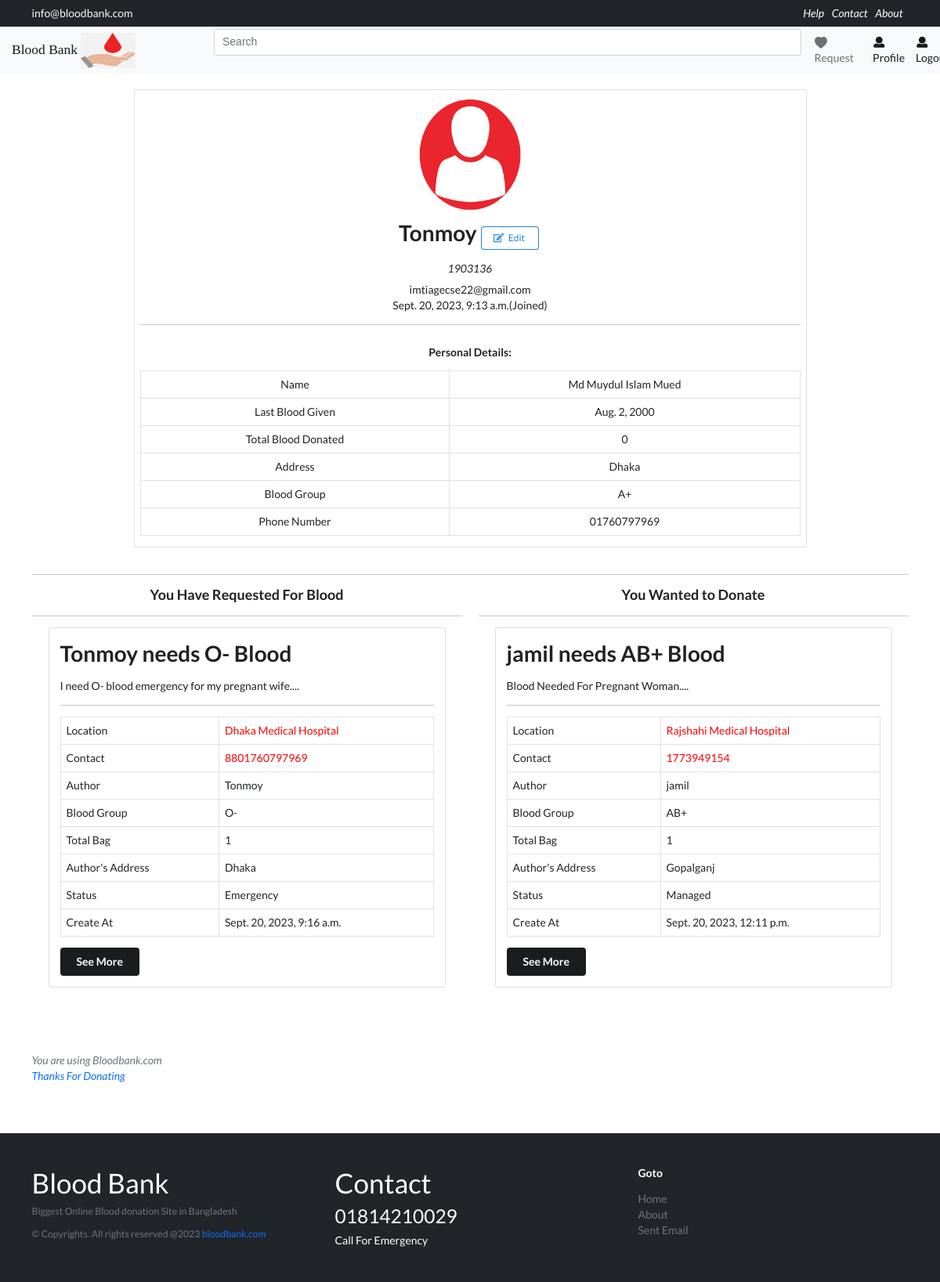
The page /profiles/my-profile/ (signed in) on the database its author committed.
### profiles/models.py (models this page shows, shortened)
class Aprofile(models.Model):
    name = models.CharField(max_length=200, blank=True)
    bio =  models.CharField(max_length=200, blank=True)
    user = models.OneToOneField(User, on_delete=models.CASCADE)
    avatar = models.ImageField(default='avatar.png', upload_to='avatars/')
    address = models.CharField(
        max_length=15, choices=districChoice, default="Dhaka")
    phoneNum = models.BigIntegerField(default=880)
    totalDonate = models.IntegerField(default=0)
    bloodGroup = models.CharField(max_length=3,default="A+", choices=bloodGroup)
    lastGiven = models.DateField(default='2000-08-02')
    updated = models.DateTimeField(auto_now=True)
    created = models.DateTimeField(auto_now_add=True)

### accounts/models.py (models this page shows, shortened)
class User(AbstractBaseUser, PermissionsMixin):
    username = models.CharField(max_length=255, unique=True, db_index=True)
    email = models.EmailField(max_length=255, unique=True, db_index=True)
    is_verified = models.BooleanField(default=False)
    is_active = models.BooleanField(default=True)
    is_staff = models.BooleanField(default=False)
    created_at = models.DateTimeField(auto_now_add=True)
    updated_at = models.DateTimeField(auto_now=True)
    USERNAME_FIELD = 'email'
    REQUIRED_FIELDS = ['username', ]
    objects = UserManager()

### newsfeed/models.py (models this page shows, shortened)
class Arequest(models.Model):
    title = models.CharField(max_length=200,editable=False)
    description = models.TextField()
    author = models.ForeignKey(Aprofile, on_delete=models.CASCADE)
    reqForDonate = models.ManyToManyField(
        Aprofile, default=None, related_name='requestForDonate', blank=True)
    bloodGroup = models.CharField(
        max_length=3, default="A+", choices=bloodGroup)
    location = models.CharField(max_length=100,default="Dhaka Medical Hospital")
    bag = models.IntegerField(default=1)
    type = models.CharField(
        max_length=10, choices=statusType, default="Emergency")
    phoneNum = models.BigIntegerField(default=880)
    created_at = models.DateTimeField(auto_now_add=True)
    updated_at = models.DateTimeField(auto_now=True)
    class Meta:
        ordering = ['-created_at']

### profiles/views.py (the view)
# urls.py: path('my-profile/', myProfile, name='my-profile'),
def myProfile(request):
    try:
        profile = Aprofile.objects.get(user=request.user)
        requestedPosts = profile.arequest_set.all()
        allPosts =Arequest.objects.all()
        donatedPosts = []
        for post in allPosts:
            if post.author != profile:
                if profile in post.reqForDonate.all():
                    donatedPosts.append(post)
        context = {
            "profile": profile,
            'requestedPosts':requestedPosts,
            'donatedPosts':donatedPosts
        }
        return render(request, "my-profile.html", context)
    except:
        return redirect('login-account')

### profiles/templates/my-profile.html
{% extends 'base.html' %} {% block content%}
<div class="container" style="width: 880px">
  <div class="card">
    <img
      class="rounded-circle article-img mx-auto d-block my-2"
      style="height: 150px; width: 150px"
      src="{{profile.avatar.url}}"
    />
    <div class="card-title">
      <h1 style="text-align: center">
        {{profile.user.username}}
        <a href="{% url 'edit-profile' profile.id %}">
          <button class="tiny ui blue basic button">
            <i class="edit icon"></i>Edit
          </button>
        </a>
      </h1>
      <p style="text-align: center; font-style: italic">{{profile.bio}}</p>
    </div>
    <p1 style="text-align: center">{{profile.user.email}}</p1>
    <p1 style="text-align: center">{{profile.user.created_at}}(Joined)</p1>
    <div class="mx-2">
      <hr />
      <h5 style="text-align: center">Personal Details:</h5>
      <table class="table table-bordered" style="text-align: center">
        <tbody>
          <tr>
            <td>Name</td>
            <td>{{profile.name}}</td>
          </tr>
          <tr>
            <td>Last Blood Given</td>
            <td>{{profile.lastGiven}}</td>
          </tr>
          <tr>
            <td>Total Blood Donated</td>
            <td>{{profile.totalDonate}}</td>
          </tr>
          <tr>
            <td>Address</td>
            <td>{{profile.address}}</td>
          </tr>
          <tr>
            <td>Blood Group</td>
            <td>{{profile.bloodGroup}}</td>
          </tr>
          <tr>
            <td>Phone Number</td>
            <td>0{{profile.phoneNum}}</td>
          </tr>
        </tbody>
      </table>
    </div>
  </div>
  <br />
</div>
<div class="container">
  <hr />
  <div class="row">
    <div class="col-md-6">
      <h3 style="text-align: center">You Have Requested For Blood</h3>
      <hr />
      {% for arequest in requestedPosts %}
      <div class="container">
        <div class="card">
          <div class="card-body">
            <div class="card-title">
              <a href="">
                <h1>{{arequest.title}} Blood {{request.type}}</h1>
                <p>{{arequest.description|slice:1250|safe}}....</p>
              </a>
              <hr />
            </div>
            <div>
              <table class="table table-bordered">
                <tbody>
                  <tr>
                    <td>Location</td>
                    <td style="color: red">{{arequest.location}}</td>
                  </tr>
                  <tr>
                    <td>Contact</td>
                    <td style="color: red">{{arequest.phoneNum}}</td>
                  </tr>
                  <tr>
                    <td>Author</td>
                    <td>{{arequest.author.user.username}}</td>
                  </tr>
                  <tr>
                    <td>Blood Group</td>
                    <td>{{arequest.bloodGroup}}</td>
                  </tr>
                  <tr>
                    <td>Total Bag</td>
                    <td>{{arequest.bag}}</td>
                  </tr>
                  <tr>
                    <td>Author's Address</td>
                    <td>{{arequest.author.address}}</td>
                  </tr>
                  <tr>
                    <td>Status</td>
                    <td>{{arequest.type}}</td>
                  </tr>
                  <tr>
                    <td>Create At</td>
                    <td>{{arequest.created_at}}</td>
                  </tr>
                </tbody>
              </table>
              <a href="{% url 'see-details' arequest.id %}">
                <button class="ui secondary button">See More</button>
              </a>
            </div>
          </div>
        </div>
        <br />
      </div>
      {% endfor %}
    </div>
    <div class="col-md-6">
      <h3 style="text-align: center">You Wanted to Donate</h3>
      <hr />
      {% for arequest in donatedPosts %}
      <div class="container">
        <div class="card">
          <div class="card-body">
            <div class="card-title">
              <a href="">
                <h1>{{arequest.title}} Blood {{request.type}}</h1>
                <p>{{arequest.description|slice:1250|safe}}....</p>
              </a>
              <hr />
            </div>
            <div>
              <table class="table table-bordered">
                <tbody>
                  <tr>
                    <td>Location</td>
                    <td style="color: red">{{arequest.location}}</td>
                  </tr>
                  <tr>
                    <td>Contact</td>
                    <td style="color: red">{{arequest.phoneNum}}</td>
                  </tr>
                  <tr>
                    <td>Author</td>
                    <td>{{arequest.author.user.username}}</td>
                  </tr>
                  <tr>
                    <td>Blood Group</td>
                    <td>{{arequest.bloodGroup}}</td>
                  </tr>
                  <tr>
                    <td>Total Bag</td>
                    <td>{{arequest.bag}}</td>
                  </tr>
                  <tr>
                    <td>Author's Address</td>
                    <td>{{arequest.author.address}}</td>
                  </tr>
                  <tr>
                    <td>Status</td>
                    <td>{{arequest.type}}</td>
                  </tr>
                  <tr>
                    <td>Create At</td>
                    <td>{{arequest.created_at}}</td>
                  </tr>
                </tbody>
              </table>
              <a href="{% url 'see-details' arequest.id %}">
                <button class="ui secondary button">See More</button>
              </a>
            </div>
          </div>
        </div>
        <br />
      </div>
      {% endfor %}
    </div>
  </div>
</div>
{% endblock content%}

### templates/base.html (shortened to what this page needs)
{% load static %}
<!DOCTYPE html>
<html lang="en">
  <head>
    <link
      href="https://cdn.jsdelivr.net/npm/bootstrap@5.1.3/dist/css/bootstrap.min.css"
      rel="stylesheet"
    />
    <link
      rel="stylesheet"
      type="text/css"
      href="https://cdnjs.cloudflare.com/ajax/libs/semantic-ui/2.2.14/semantic.min.css"
    />
  </head>
  <body>
    {% include 'main/navbar.html' %}
    <br />
    <div>{% block content %} {% endblock content %}</div>
    {% include 'main/footer.html' %}
  </body>
</html>

### templates/main/navbar.html (shortened to what this page needs)
{% load static %}
<nav class="navbar navbar-expand-lg  bg-dark">
  <div class="container">
    <div class="w-100 d-flex justify-content-between">
      <div>
        <a
          href=""
          class="navbar-sm-brand text-light text-decoration-none contact-info"
        >
          info@bloodbank.com
        </a>
      </div>
      <div>
        <a href="" class="text-white">
          <i class="fa-brands fa-facebook me-2">Help</i></a
        >
        <a href="" class="text-white">
          <i class="fa-brands fa-instagram me-2">Contact</i></a
        >
        <a href="{% url 'about' %}" class="text-white">
          <i class="fa-brands fa-linkedin me-2">About</i></a
        >
      </div>
    </div>
  </div>
</nav>
<nav class="navbar navbar-expand-lg navbar-light bg-light  navbar2">
  <a class="navbar-brand" href="{% url 'home' %}"
    >
    <span style="font-family: Serif;">Blood Bank</span>
    <img
      src="{% static 'images/logo.png' %}"
      alt="home"
      height="45"
      width="70px"
  /></a>
  <div class="collapse navbar-collapse" id="navbarSupportedContent">
    <ul class="navbar-nav mr-auto">
      <li class="nav-item active">
        <form class="form-inline">
          <input
            class="form-control mr-sm-2 search"
            type="search"
            placeholder="Search"
            aria-label="Search"
          />
        </form>
      </li>
      <li class="nav-item">
        <a class="nav-link" href="{% url 'add-request' %}" style="margin-right: 10px">
          <svg
            xmlns="http://www.w3.org/2000/svg"
            width="16"
            height="16"
            fill="currentColor"
            class="bi bi-heart-fill"
            viewBox="0 0 16 16"
          >
            <path
              fill-rule="evenodd"
              d="M8 1.314C12.438-3.248 23.534 4.735 8 15-7.534 4.736 3.562-3.248 8 1.314z"
            />
          </svg>
          Request</a
        >
      </li>
      {% if request.user.is_authenticated%}
      <li class="nav-item">
        <a class="nav-link active" href="{% url 'my-profile' %}">
          <i class="user icon"></i>
          Profile</a
        >
      </li>
      <li class="nav-item">
        <a class="nav-link active" href="{% url 'logout-account' %}">
          <i class="user icon"></i>
          Logout</a
        >
      </li>
      {% endif %}
    </ul>
  </div>
</nav>

### templates/main/footer.html (shortened to what this page needs)
<div class="d-flex flex-column">
  <section class="hero text-white py-5 flex-grow-1">
    <div class="container py-4">
      <div class="row">
        <div class="col-lg-6">
          <p class="fst-italic text-muted">
            You are using Bloodbank.com
            <br />
            <a class="text-primary" href="">Thanks For Donating</a>
          </p>
        </div>
      </div>
    </div>
  </section>
  <footer class="w-100 py-4 flex-shrink-0">
    <div class="container py-4">
      <div class="row gy-4 gx-5">
        <div class="col-lg-4 col-md-6">
          <h5 class="h1 text-white">Blood Bank</h5>
          <p class="small text-muted">
            Biggest Online Blood donation Site in Bangladesh
          </p>
          <p class="small text-muted mb-0">
            &copy; Copyrights. All rights reserved @2023
            <a class="text-primary" href="#">bloodbank.com</a>
          </p>
        </div>
        <div class="col-lg-4 col-md-6">
          <h5 class="h1 text-white">Contact</h5>
          <p class="h3 text-white">01814210029</p>
          <p class="h7 text-white mb-0">Call For Emergency</p>
        </div>
        <div class="col-lg-2 col-md-6">
          <h5 class="text-white mb-3">Goto</h5>
          <ul class="list-unstyled text-muted">
            <li><a href="{% url 'home' %}">Home</a></li>
            <li><a href="{% url 'about' %}">About</a></li>
            <li>
              <a target="_blank" href="mailto:rsgjrrz@gmail.com">Sent Email</a>
            </li>
          </ul>
        </div>
      </div>
    </div>
  </footer>
</div>

### templates/main/navbar.html (style rules this page uses)
.navbar-brand { margin: 0px 100px 0px 15px; }
.navbar2 { height: 60px; }
.search { width: 750px; margin: 0px 10px 0px 0px; }

### templates/main/footer.html (style rules this page uses)
a { color: inherit; text-decoration: none; transition: all 0.3s; }
footer { background: #212529; }
body, html { height: 100%; }

### rows shown on the page
Aprofile: avatar (placeholder picture), user.username "Tonmoy", bio "1903136", user.email "imtiagecse22@gmail.com", user.created_at "Sept. 20, 2023, 9:13 a.m.", name "Md Muydul Islam Mued", lastGiven "Aug. 2, 2000", totalDonate "0", address "Dhaka", bloodGroup "A+", phoneNum "1760797969"
Arequest: title "Tonmoy needs O-", description "I need O- blood emergency for my pregnant wife", location "Dhaka Medical Hospital", phoneNum "8801760797969", author.user.username "Tonmoy", bloodGroup "O-", bag "1", author.address "Dhaka", type "Emergency", created_at "Sept. 20, 2023, 9:16 a.m."
Arequest: title "jamil needs AB+", description "Blood Needed For Pregnant Woman", location "Rajshahi Medical Hospital", phoneNum "1773949154", author.user.username "jamil", bloodGroup "AB+", bag "1", author.address "Gopalganj", type "Managed", created_at "Sept. 20, 2023, 12:11 p.m."
